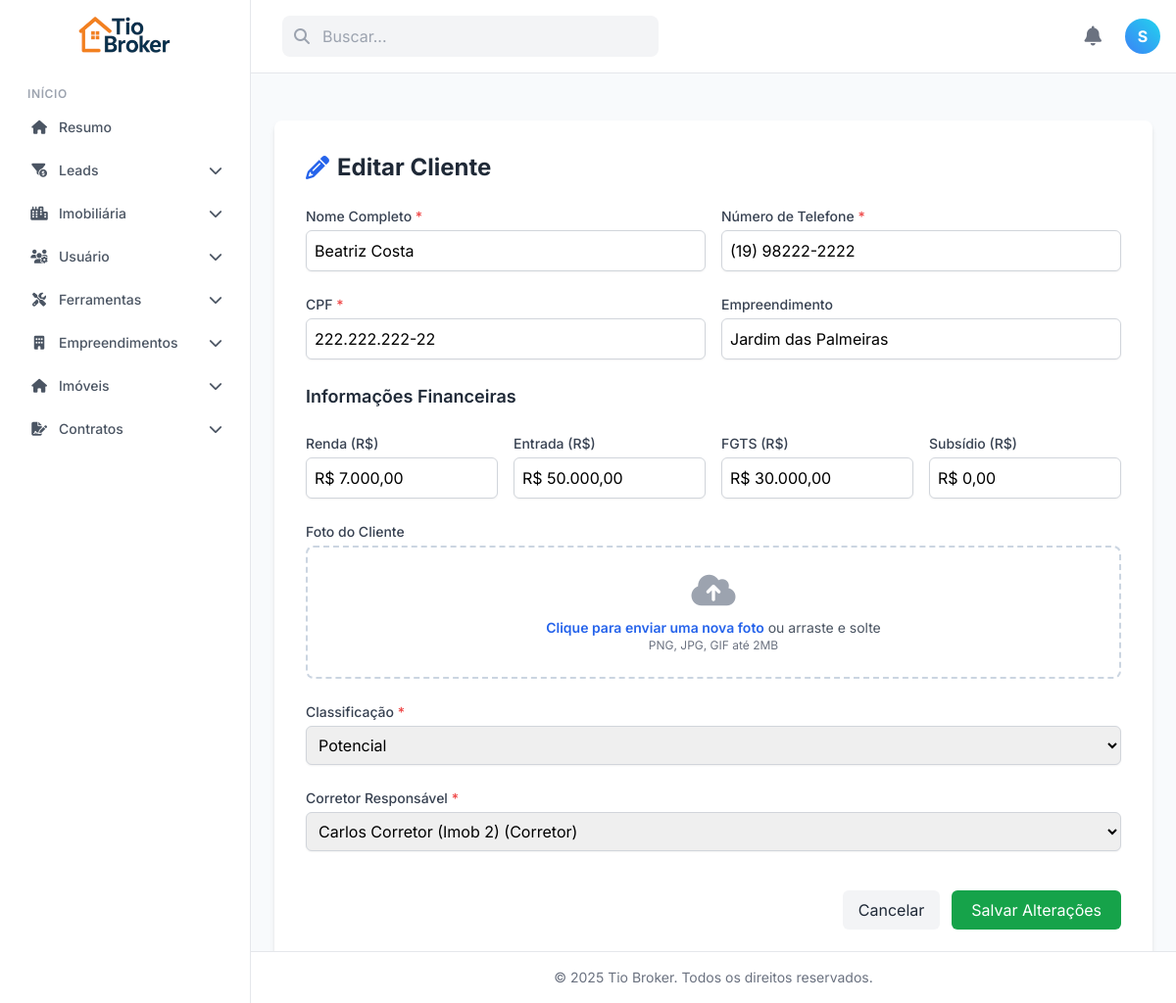
Page /views/contatos/index.php?controller=cliente&action=editar&id_cliente=2 (signed in) on the committed database.
### tables this page shows
CREATE TABLE usuario (
    id_usuario INT AUTO_INCREMENT PRIMARY KEY,
    nome VARCHAR(100) NOT NULL,
    email VARCHAR(100) UNIQUE NOT NULL,
    cpf VARCHAR(14) UNIQUE NOT NULL,
    senha VARCHAR(255) NOT NULL,
    creci VARCHAR(20) NULL,
    telefone VARCHAR(20) NOT NULL,
    permissao ENUM(
        'SuperAdmin',
        'Admin',
        'Coordenador',
        'Corretor'
    ) NOT NULL,
    foto TEXT NULL,
    id_imobiliaria INT,
    idioma VARCHAR(10) DEFAULT 'pt-br',
    tema ENUM('light', 'dark') DEFAULT 'light',
    tamanho_fonte VARCHAR(10) DEFAULT 'text-base',
    notificacao_sonora BOOLEAN DEFAULT TRUE,
    notificacao_visual BOOLEAN DEFAULT TRUE,
    narrador BOOLEAN DEFAULT FALSE,
    is_deleted TINYINT(1) NOT NULL DEFAULT 0,
    FOREIGN KEY (id_imobiliaria) REFERENCES imobiliaria (id_imobiliaria) ON DELETE SET NULL
);

CREATE TABLE cliente (
    id_cliente INT AUTO_INCREMENT PRIMARY KEY,
    nome VARCHAR(255) NOT NULL,
    numero VARCHAR(20) NOT NULL UNIQUE,
    cpf VARCHAR(14) NOT NULL UNIQUE,
    empreendimento VARCHAR(255),
    renda DECIMAL(10, 2),
    entrada DECIMAL(10, 2),
    fgts DECIMAL(10, 2),
    subsidio DECIMAL(10, 2),
    foto TEXT,
    tipo_lista ENUM('Não potencial', 'Potencial') NOT NULL,
    id_usuario INT NOT NULL,
    id_imobiliaria INT,
    criado_em TIMESTAMP DEFAULT CURRENT_TIMESTAMP,
     
    is_deleted TINYINT(1) NOT NULL DEFAULT 0,
    FOREIGN KEY (id_usuario) REFERENCES usuario (id_usuario) ON DELETE CASCADE,
    FOREIGN KEY (id_imobiliaria) REFERENCES imobiliaria (id_imobiliaria) ON DELETE SET NULL
);

### views/contatos/editar_cliente.php (called while the page is built, shortened)
<?php
include '../layout/template_base.php';

### models/Usuario.php (called while the page is built, shortened)
<?php
class Usuario
{
    private $conn;
    public function __construct($conn)
    {
        $this->conn = $conn;
    }
    public function listarPorImobiliaria($id_imobiliaria)
    {
        $usuarios = [];
        $sql = "SELECT id_usuario, nome, email, permissao FROM usuario WHERE is_deleted = 0";
        $sql .= " ORDER BY nome ASC";
        $stmt = $this->conn->prepare($sql);
        if (!$stmt->execute()) {
            error_log("Falha na execução (listarPorImobiliaria): " . $stmt->error);
            $stmt->close();
            return [];
        }
        $result = $stmt->get_result();
        while ($row = $result->fetch_assoc()) {
            $usuarios[] = $row;
        }
        return $usuarios;
    }
}

### models/Cliente.php (called while the page is built, shortened)
<?php
class Cliente
{
    private $db;
    public function __construct($db)
    {
        $this->db = $db;
    }
    public function buscarPorId($idCliente)
    {
        $sql = "SELECT c.*, u.nome as nome_corretor, u.email as email_corretor, u.telefone as telefone_corretor,
                       im.nome as nome_imobiliaria, c.id_imobiliaria
                FROM cliente c
                LEFT JOIN usuario u ON c.id_usuario = u.id_usuario
                LEFT JOIN imobiliaria im ON c.id_imobiliaria = im.id_imobiliaria
                WHERE c.id_cliente = ?";
        $stmt = $this->db->prepare($sql);
        $stmt->bind_param("i", $idCliente);
        if (!$stmt->execute()) {
            error_log("Falha na execução (buscarPorId): (" . $stmt->errno . ") " . $stmt->error);
            $stmt->close();
            return null;
        }
        $result = $stmt->get_result();
        $cliente = $result->fetch_assoc();
        return $cliente;
    }
}

### views/contatos/editar_cliente_content.php (the view, shortened to what this page needs)
<?php
$old_data = $_SESSION['form_data'] ?? [];
?>
<div class="container mx-auto max-w-5xl bg-white p-6 sm:p-8 rounded-lg shadow-md mt-6">
    <h2 class="text-2xl font-bold text-gray-800 mb-6 flex items-center gap-2">
        <i class="fas fa-pencil-alt text-blue-600"></i> Editar Cliente
    </h2>
    <form method="POST" action="<?= BASE_URL ?>views/contatos/index.php?controller=cliente&action=editar&id_cliente=<?= htmlspecialchars($cliente['id_cliente']) ?>" class="space-y-6" id="edit-cliente-form" enctype="multipart/form-data">
        <div class="grid grid-cols-1 md:grid-cols-2 gap-4">
            <div>
                <label for="nome" class="block text-sm font-medium text-gray-700">Nome Completo <span class="text-red-500">*</span></label>
                <input type="text" name="nome" id="nome" class="mt-1 block w-full border border-gray-300 rounded-md shadow-sm p-2" value="<?= htmlspecialchars($old_data['nome'] ?? $cliente['nome'] ?? '') ?>" required>
            </div>
            <div>
                <label for="numero" class="block text-sm font-medium text-gray-700">Número de Telefone <span class="text-red-500">*</span></label>
                <input type="text" name="numero" id="numero" class="mt-1 block w-full border border-gray-300 rounded-md shadow-sm p-2" placeholder="(XX) XXXXX-XXXX" value="<?= htmlspecialchars($old_data['numero'] ?? $cliente['numero'] ?? '') ?>" required>
            </div>
        </div>
        <div class="grid grid-cols-1 md:grid-cols-2 gap-4">
             <div>
                <label for="cpf" class="block text-sm font-medium text-gray-700">CPF <span class="text-red-500">*</span></label>
                <input type="text" name="cpf" id="cpf" class="mt-1 block w-full border border-gray-300 rounded-md shadow-sm p-2" placeholder="000.000.000-00" value="<?= htmlspecialchars($old_data['cpf'] ?? $cliente['cpf'] ?? '') ?>" required>
            </div>
            <div>
                <label for="empreendimento" class="block text-sm font-medium text-gray-700">Empreendimento</label>
                <input type="text" name="empreendimento" id="empreendimento" class="mt-1 block w-full border border-gray-300 rounded-md shadow-sm p-2" value="<?= htmlspecialchars($old_data['empreendimento'] ?? $cliente['empreendimento'] ?? '') ?>">
            </div>
        </div>
        <h3 class="text-lg font-semibold text-gray-800 mt-8 mb-4">Informações Financeiras</h3>
        <div class="grid grid-cols-1 md:grid-cols-4 gap-4">
            <div>
                <label for="renda" class="block text-sm font-medium text-gray-700">Renda (R$)</label>
                <input type="text" name="renda" id="renda" class="mt-1 block w-full border border-gray-300 rounded-md shadow-sm p-2" placeholder="R$ 0,00" value="<?= htmlspecialchars($old_data['renda'] ?? $cliente['renda'] ?? '') ?>">
            </div>
            <div>
                <label for="entrada" class="block text-sm font-medium text-gray-700">Entrada (R$)</label>
                <input type="text" name="entrada" id="entrada" class="mt-1 block w-full border border-gray-300 rounded-md shadow-sm p-2" placeholder="R$ 0,00" value="<?= htmlspecialchars($old_data['entrada'] ?? $cliente['entrada'] ?? '') ?>">
            </div>
            <div>
                <label for="fgts" class="block text-sm font-medium text-gray-700">FGTS (R$)</label>
                <input type="text" name="fgts" id="fgts" class="mt-1 block w-full border border-gray-300 rounded-md shadow-sm p-2" placeholder="R$ 0,00" value="<?= htmlspecialchars($old_data['fgts'] ?? $cliente['fgts'] ?? '') ?>">
            </div>
            <div>
                <label for="subsidio" class="block text-sm font-medium text-gray-700">Subsídio (R$)</label>
                <input type="text" name="subsidio" id="subsidio" class="mt-1 block w-full border border-gray-300 rounded-md shadow-sm p-2" placeholder="R$ 0,00" value="<?= htmlspecialchars($old_data['subsidio'] ?? $cliente['subsidio'] ?? '') ?>">
            </div>
        </div>
        <div>
            <label class="block text-sm font-medium text-gray-700">Foto do Cliente</label>
            <div class="mt-1">
                <label for="foto_arquivo" id="upload-label" class="image-upload-container">
                    <div id="upload-prompt">
                        <i class="fas fa-cloud-upload-alt text-4xl text-gray-400"></i>
                        <p class="mt-2 text-sm text-gray-600"><span class="font-semibold text-blue-600">Clique para enviar uma nova foto</span> ou arraste e solte</p>
                        <p class="text-xs text-gray-500">PNG, JPG, GIF até 2MB</p>
                    </div>
                </label>
            </div>
        </div>
        <div>
            <label for="tipo_lista" class="block text-sm font-medium text-gray-700">Classificação <span class="text-red-500">*</span></label>
            <select name="tipo_lista" id="tipo_lista" class="mt-1 block w-full border border-gray-300 rounded-md shadow-sm p-2" required>
                <?php $selectedValue = $old_data['tipo_lista'] ?? $cliente['tipo_lista'] ?? ''; ?>
                <option value="Potencial" <?= ($selectedValue === 'Potencial') ? 'selected' : '' ?>>Potencial</option>
            </select>
        </div>
        <?php
        $permissao = $_SESSION['usuario']['permissao'] ?? '';
        if (in_array($permissao, ['Admin', 'Coordenador', 'SuperAdmin']) && !empty($corretoresDisponiveis)):
        ?>
            <div>
                <label for="id_usuario" class="block text-sm font-medium text-gray-700">Corretor Responsável <span class="text-red-500">*</span></label>
                <select name="id_usuario" id="id_usuario" class="mt-1 block w-full border border-gray-300 rounded-md shadow-sm p-2" required>
                    <?php foreach ($corretoresDisponiveis as $corretor): ?>
                        <option value="<?= $corretor['id_usuario'] ?>" <?= ($cliente['id_usuario'] == $corretor['id_usuario']) ? 'selected' : '' ?>>
                            <?= htmlspecialchars($corretor['nome']) ?> (<?= htmlspecialchars($corretor['permissao']) ?>)
                        </option>
                    <?php endforeach; ?>
                </select>
            </div>
        <?php endif; ?>
        <div class="flex justify-end space-x-3 pt-4">
            <a href="index.php?controller=cliente&action=mostrar&id_cliente=<?= htmlspecialchars($cliente['id_cliente']) ?>" class="bg-gray-100 text-gray-800 px-4 py-2 rounded-md hover:bg-gray-200">Cancelar</a>
            <button type="submit" class="bg-green-600 text-white px-5 py-2 rounded-md hover:bg-green-700">Salvar Alterações</button>
        </div>
    </form>
</div>

### views/layout/header.php (shortened to what this page needs)
<?php
$usuarioLogado = $_SESSION['usuario'] ?? ['nome' => 'Usuário', 'email' => 'exemplo@email.com'];
$primeiroNome = explode(' ', trim($usuarioLogado['nome']))[0] ?? 'Usuário';
$primeiraLetra = strtoupper(substr($primeiroNome, 0, 1));
$fotoPerfil = $usuarioLogado['foto'] ?? null;
$temFoto = !empty($fotoPerfil);
$caminhoFoto = $temFoto ? BASE_URL . ltrim(str_replace('../', '', $fotoPerfil), '/') : '';
?>
<header class="flex items-center justify-between p-4 bg-white border-b border-gray-200">
    <div class="flex items-center space-x-4">
        <div class="relative hidden md:block">
            <i class="fas fa-search absolute left-3 top-1/2 -translate-y-1/2 text-gray-400"></i>
            <input type="text" data-i18n="header.search" placeholder="Buscar..." class="w-64 lg:w-96 pl-10 pr-4 py-2 bg-gray-100 border border-transparent rounded-lg focus:outline-none focus:ring-2 focus:ring-blue-500 focus:bg-white transition">
        </div>
    </div>
    <div class="flex items-center space-x-6">
        <div class="relative">
            <button id="notification-btn" class="text-gray-500 hover:text-blue-500">
                <i class="fas fa-bell text-xl"></i>
            </button>
        </div>
        <div class="relative">
            <button id="profile-btn" class="flex items-center space-x-2 cursor-pointer">
                <?php if ($temFoto): ?>
                    <img src="<?= htmlspecialchars($caminhoFoto) ?>" alt="Avatar" class="w-9 h-9 rounded-full object-cover bg-gray-200" onerror="this.style.display='none'; this.nextElementSibling.classList.remove('hidden');">
                    <div class="hidden w-9 h-9 rounded-full bg-gradient-to-tr from-blue-500 to-cyan-400 text-white flex items-center justify-center font-bold"><?= $primeiraLetra ?></div>
                <?php else: ?>
                    <div class="w-9 h-9 rounded-full bg-gradient-to-tr from-blue-500 to-cyan-400 text-white flex items-center justify-center font-bold"><?= $primeiraLetra ?></div>
                <?php endif; ?>
            </button>
        </div>
    </div>
</header>

### views/layout/template_base.php (style rules this page uses)
body { font-family: 'Inter', sans-serif; background-color: #f8fafc; }

### views/contatos/editar_cliente_content.php (style rules this page uses)
.image-upload-container { border: 2px dashed #cbd5e1; border-radius: 0.5rem; padding: 1.5rem; text-align: center; cursor: pointer; transition: background-color 0.2s ease-in-out, border-color 0.2s ease-in-out; position: relative; }

### rows in the picture
usuario: nome "S"
cliente: nome "Beatriz Costa", numero "(19) 98222-2222", cpf "222.222.222-22", empreendimento "Jardim das Palmeiras", renda "R$ 7.000,00", entrada "R$ 50.000,00", fgts "R$ 30.000,00", subsidio "R$ 0,00", tipo_lista "Potencial", id_usuario "Carlos Corretor (Imob 2) (Corretor)"
